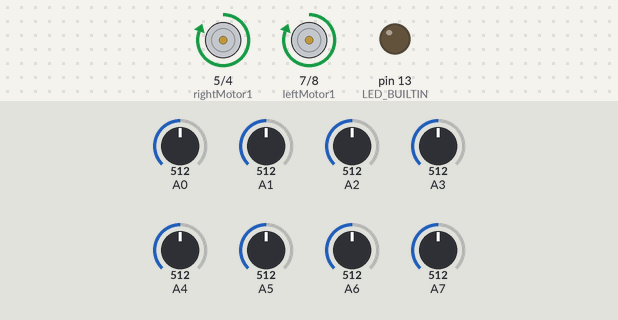
A sketch run on a simulated Arduino Nano, built with avr-gcc and run on an emulated ATmega328P. Parts: motor-driver pin pairs drawn as motors (green arrow = first pin HIGH = forward, orange = second pin HIGH = backward, longer = more drive, scaled by the enable pin), output pins drawn as LEDs (lit = HIGH). Inputs (shaded band) come from the test bench; at power-on: A0 = 512, A6 = 512, A7 = 512, A1 = 512, A2 = 512, A3 = 512, A4 = 512, A5 = 512. What the sketch prints to the serial monitor is not drawn.

Above: at 3.1 s.
3.2 s: A0 set to 40
At 4.9 s:
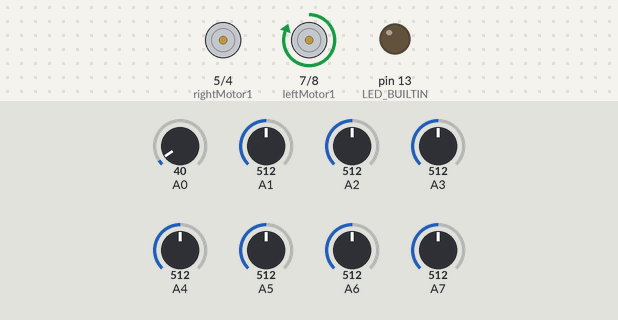
5.3 s: A0 set to 495
7.2 s: A0 set to 523
At 9.9 s:
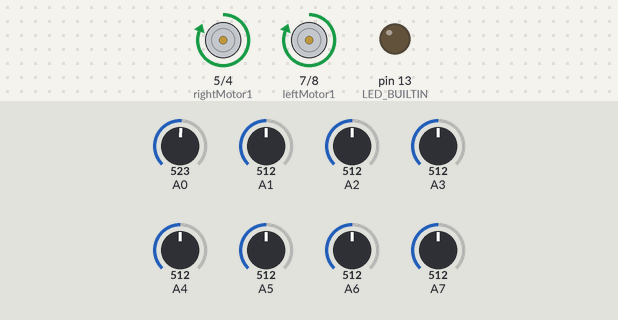
10.2 s: A6 set to 40
At 11.0 s:
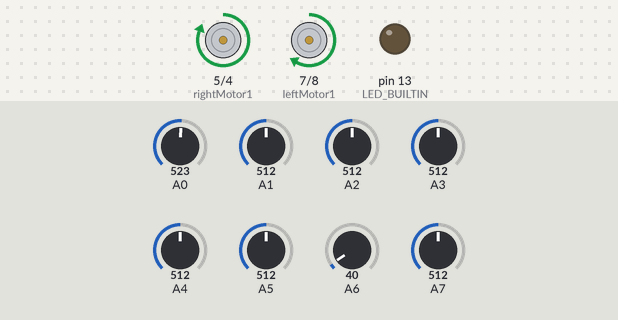
11.7 s: A7 set to 405
At 12.3 s:
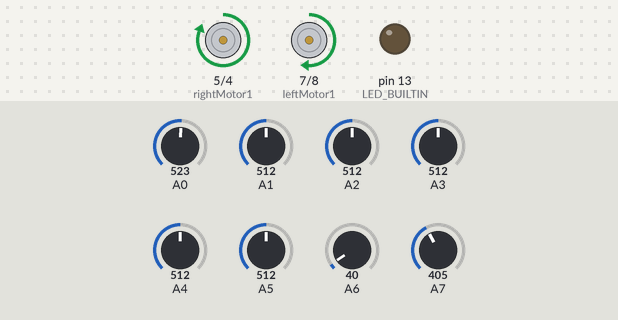
13.2 s: A7 set to 387
At 15.1 s:
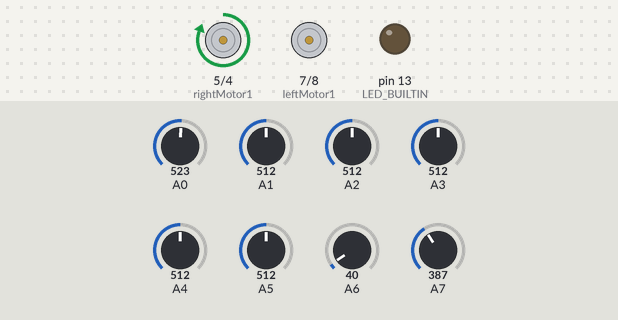
Timing chart, 0 to 16.4 s (numbered marks = the images above; inputs shaded):
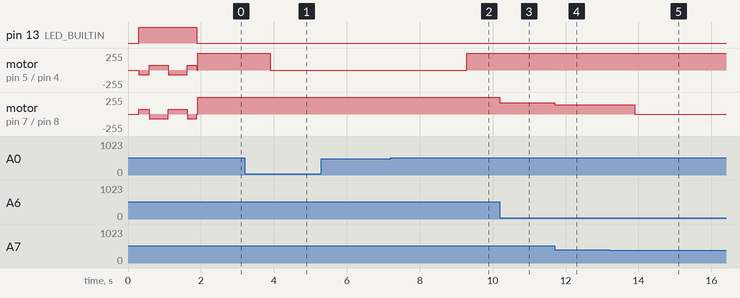

Measured:
- the behaviour switches between 512 and 513 on A0 (found by bisection; images 1 and 2)
- the behaviour switches between 394 and 393 on A7 (found by bisection; images 4 and 5)
- after the input at 3.2 s, motor on pin 5 (rightMotor1) / pin 4 (rightMotor2): forward 255/255 → stopped after 0.70 s
- after the input at 7.2 s, motor on pin 5 (rightMotor1) / pin 4 (rightMotor2): stopped → forward 255/255 after 2.1 s
- after the input at 10.2 s, motor on pin 7 (leftMotor1) / pin 8 (leftMotor2): forward 255/255 → forward 169/255 at once
- after the input at 11.7 s, motor on pin 7 (leftMotor1) / pin 8 (leftMotor2): forward 169/255 → forward 140/255 at once
- after the input at 13.2 s, motor on pin 7 (leftMotor1) / pin 8 (leftMotor2): forward 140/255 → stopped after 0.70 s

The sketch:

LineFollowerPID.ino
```cpp
#include <QTRSensors.h>
#include <SoftwareSerial.h>

QTRSensors qtr;
SoftwareSerial mySerial(10, 11); // RX, TX pada arduino

const uint8_t SensorCount = 8;
uint16_t sensorValues[SensorCount];

//Driver MotorDC
//Motor A
#define rightMotor1 5 //pin driver1
#define rightMotor2 4 //pin driver2
#define rightMotorPWM 9 //pin pwmA

//Motor B
#define leftMotor1 7 //pin driver3
#define leftMotor2 8 //pin driver4
#define leftMotorPWM 3 //pin pwmB

#define MaxSpeed 255// max speed of the robot
#define BaseSpeed 255 // this is the speed at which the motors should spin when the robot is perfectly on the line

//PID
float Kp,Ti,Td,sv,pv,Ki,Kd,Ts;
float et,et_1,et_2;
int ut,ut_1;

void setup() {

  qtr.setTypeAnalog();
  qtr.setSensorPins((const uint8_t[]){A0, A1, A2, A3, A4, A5, A6, A7}, SensorCount);
  qtr.setEmitterPin(2);
  pinMode(rightMotor1, OUTPUT);
  pinMode(rightMotor2, OUTPUT);
  pinMode(rightMotorPWM, OUTPUT);
  pinMode(leftMotor1, OUTPUT);
  pinMode(leftMotor2, OUTPUT);
  pinMode(leftMotorPWM, OUTPUT);

  delay(300);
  pinMode(LED_BUILTIN, OUTPUT);
  digitalWrite(LED_BUILTIN, HIGH);

  for (uint16_t i = 0; i <= 60; i++)
  {
    if (i <= 10){
      motorKiri();
    }
    else if (i >= 11 && i<=30){
      motorKanan();
    }
    else if (i >= 31 && i <= 50){
      motorKiri();
    }
    else if (i >= 51 && i <= 60){
      motorKanan();
    }
    qtr.calibrate();
    delay(1);
  }
  motorStop();
  digitalWrite(LED_BUILTIN, LOW);
  Serial.begin(9600);
  mySerial.begin(38400);
  mySerial.print("Bluetooth Terhubung");
  for (uint8_t i = 0; i < SensorCount; i++)
  {
    Serial.print(qtr.calibrationOn.minimum[i]);
    Serial.print(' ');
  }
  Serial.println();

  // print the calibration maximum values measured when emitters were on
  for (uint8_t i = 0; i < SensorCount; i++)
  {
    Serial.print(qtr.calibrationOn.maximum[i]);
    Serial.print(' ');
  }
  Serial.println();
  Serial.println();
  sv = 3500;
  Kp=0.2;
  Ki=0.2;
  Kd=0.0004;
  Ts = 0.01;
  et = 0;
  et_1 = 0;
  et_2 = 0;
  ut_1 = 0;
}

void loop() {

  int position = qtr.readLineBlack(sensorValues);

  et = position - 3500;

  ut = ut_1 + (Kp*(et-et_1)) + (Ki*et*Ts) + (Kd*((et-(2*et_1)+et_2)/Ts));
  //if (ut > 255) {ut = 255;}
  //else if (ut < 0) {ut = 0;}
  //else{ut = ut; }

  int rightMotorSpeed = BaseSpeed + ut;
  int leftMotorSpeed = BaseSpeed - ut;

  if (rightMotorSpeed > MaxSpeed ) rightMotorSpeed = MaxSpeed; // prevent the motor from going beyond max speed
  if (leftMotorSpeed > MaxSpeed ) leftMotorSpeed = MaxSpeed; // prevent the motor from going beyond max speed
  if (rightMotorSpeed < 0) rightMotorSpeed = 0; // keep the motor speed positive
  if (leftMotorSpeed < 0) leftMotorSpeed = 0; // keep the motor speed positive
  {
    digitalWrite(rightMotor1, HIGH);
    digitalWrite(rightMotor2, LOW);
    analogWrite(rightMotorPWM, rightMotorSpeed);
    digitalWrite(leftMotor1, HIGH);
    digitalWrite(leftMotor2, LOW);
    analogWrite(leftMotorPWM, leftMotorSpeed);
  }
   int data = map(position,0,7000,0,255);
   mySerial.write(data);
   Serial.println(data);

   et_1 = et;
   et_2 = et_1;
   ut_1 = ut;
}

void move(int motor, int speed, int direction){

  boolean inPin1=HIGH;
  boolean inPin2=LOW;

  if(direction == 1){
    inPin1 = HIGH;
    inPin2 = LOW;
  }
  if(direction == 0){
    inPin1 = LOW;
    inPin2 = HIGH;
  }

  if(motor == 0){
    digitalWrite(leftMotor1, inPin1);
    digitalWrite(leftMotor2, inPin2);
    analogWrite(leftMotorPWM, speed);
  }
  if(motor == 1){
    digitalWrite(rightMotor1, inPin1);
    digitalWrite(rightMotor2, inPin2);
    analogWrite(rightMotorPWM, speed);
  }
}
```

Motor_Direction.ino
```cpp
void motorStop(){
  digitalWrite(rightMotor1,LOW);
  digitalWrite(rightMotor2,LOW);
  analogWrite(rightMotorPWM,0);
  digitalWrite(leftMotor1,LOW);
  digitalWrite(leftMotor2,LOW);
  analogWrite(leftMotorPWM,0);
}

void motorKanan(){
  digitalWrite(rightMotor1,HIGH);
  digitalWrite(rightMotor2,LOW);
  analogWrite(rightMotorPWM,70);
  digitalWrite(leftMotor1,LOW);
  digitalWrite(leftMotor2,HIGH);
  analogWrite(leftMotorPWM,70);
}

void motorKiri(){
  digitalWrite(rightMotor1,LOW);
  digitalWrite(rightMotor2,HIGH);
  analogWrite(rightMotorPWM,70);
  digitalWrite(leftMotor1,HIGH);
  digitalWrite(leftMotor2,LOW);
  analogWrite(leftMotorPWM,70);
}
```
